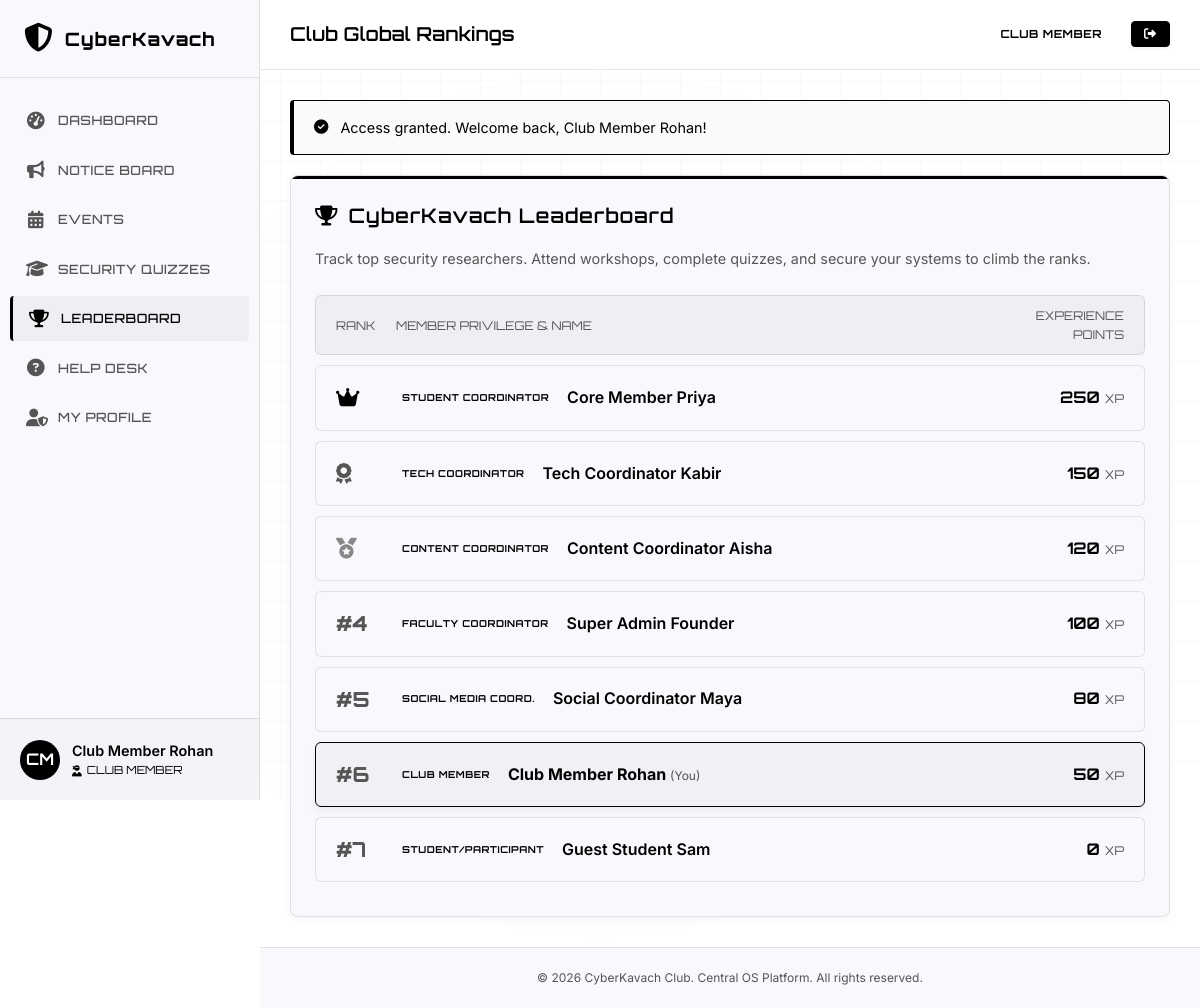
Page /leaderboard.php (signed in) on the committed database.
### tables this page shows
CREATE TABLE users (
            id INTEGER PRIMARY KEY AUTOINCREMENT,
            name TEXT NOT NULL,
            email TEXT NOT NULL UNIQUE,
            password TEXT NOT NULL,
            role TEXT NOT NULL DEFAULT 'Member',
            points INTEGER DEFAULT 0,
            status TEXT NOT NULL DEFAULT 'Pending',
            created_at DATETIME DEFAULT CURRENT_TIMESTAMP
        );

### config.php (called while the page is built, shortened)
<?php
function sanitize($data) {
    return htmlspecialchars(trim($data), ENT_QUOTES, 'UTF-8');
}
?>

### leaderboard.php (the view, shortened to what this page needs)
<?php
require_once __DIR__ . '/config.php';
require_once __DIR__ . '/db.php';
$user_id = $_SESSION['user_id'];
try {
    $stmt = $db->query("SELECT id, name, role, points, status FROM users WHERE status = 'Active' ORDER BY points DESC, name ASC");
    $rankings = $stmt->fetchAll();
} catch (PDOException $e) {
    $rankings = [];
    $all_badges = [];
}
include __DIR__ . '/includes/header.php';
?>
<div class="card">
    <h3 class="card-title text-cyan"><i class="fa-solid fa-trophy"></i> CyberKavach Leaderboard</h3>
    <p style="color:var(--text-muted); font-size:0.9rem; margin-bottom: 25px;">Track top security researchers. Attend workshops, complete quizzes, and secure your systems to climb the ranks.</p>
    <?php if (!empty($rankings)): ?>
        <div class="leaderboard-list">
            <div class="leaderboard-row" style="background: rgba(0,0,0,0.04); border-color: var(--border-glow); font-family: var(--font-heading); font-size: 0.75rem; color: var(--text-muted); padding: 10px 20px;">
                <div>RANK</div>
                <div>MEMBER PRIVILEGE & NAME</div>
                <div style="text-align: right;">EXPERIENCE POINTS</div>
            </div>
            <?php $rank = 1; foreach ($rankings as $row): ?>
                <?php $is_self = intval($row['id']) === intval($user_id); ?>
                <div class="leaderboard-row" style="<?php echo $is_self ? 'border-color: var(--color-primary); background: rgba(0, 0, 0, 0.03); box-shadow: 0 4px 8px rgba(0,0,0,0.05); font-weight: bold;' : ''; ?>">
                    <div class="leaderboard-rank leaderboard-rank-<?php echo $rank; ?>">
                        <?php if ($rank === 1): ?>
                            <i class="fa-solid fa-crown"></i>
                        <?php elseif ($rank === 2): ?>
                            <i class="fa-solid fa-award"></i>
                        <?php elseif ($rank === 3): ?>
                            <i class="fa-solid fa-medal"></i>
                        <?php else: ?>
                            #<?php echo $rank; ?>
                        <?php endif; ?>
                    </div>
                    <div style="display:flex; align-items:center; gap:12px; overflow:hidden;">
                        <span class="badge badge-<?php echo strtolower($row['role']); ?>" style="font-size:0.6rem; padding: 2px 5px;">
                            <?php echo sanitize($row['role']); ?>
                        </span>
                        <span class="leaderboard-name" style="<?php echo $is_self ? 'color: var(--color-primary); font-weight:700;' : ''; ?>" title="<?php echo sanitize($row['name']); ?>">
                            <?php echo sanitize($row['name']); ?> <?php echo $is_self ? '<span style="font-size:0.75rem; font-weight:normal; color:var(--text-muted);">(You)</span>' : ''; ?>
                        </span>
                    </div>
                    <div class="leaderboard-points">
                        <?php echo $row['points']; ?> <span style="font-size: 0.75rem; font-weight:normal; color:var(--text-muted);">XP</span>
                    </div>
                </div>
            <?php $rank++; endforeach; ?>
        </div>
    <?php else: ?>
        <p style="color:var(--text-muted); text-align:center; padding: 30px;">No rankings available. Complete assignments to get ranked.</p>
    <?php endif; ?>
</div>
<?php include __DIR__ . '/includes/footer.php'; ?>

### style.css (style rules this page uses)
:root { --bg-main: #ffffff; --bg-surface: #f7f9fc; --bg-surface-elevated: #eef2f6; --color-primary: #000000; --color-secondary: #666666; --color-accent: #000000; --color-success: #000000; --color-warning: #666666; --text-primary: #000000; --text-muted: #555555; --text-dark: #ffffff; --border-glow: rgba(0, 0, 0, 0.1); --border-glow-hover: rgba(0, 0, 0, 0.25); --font-heading: 'Orbitron', sans-serif; --font-body: 'Inter', sans-serif; --transition-fast: 0.2s cubic-bezier(0.4, 0, 0.2, 1); --transition-normal: 0.3s cubic-bezier(0.4, 0, 0.2, 1); --shadow-cyber: 0 4px 12px rgba(0, 0, 0, 0.05); --shadow-cyber-pink: 0 4px 12px rgba(0, 0, 0, 0.05); --shadow-cyber-success: 0 4px 12px rgba(0, 0, 0, 0.05); }
* { margin: 0; padding: 0; box-sizing: border-box; }
body { background-color: var(--bg-main); color: var(--text-primary); font-family: var(--font-body); line-height: 1.6; overflow-x: hidden; }
body::before { content: ''; position: fixed; top: 0; left: 0; width: 100vw; height: 100vh; background-image: linear-gradient(rgba(0, 0, 0, 0.02) 1px, transparent 1px), linear-gradient(90deg, rgba(0, 0, 0, 0.02) 1px, transparent 1px); background-size: 40px 40px; z-index: -2; pointer-events: none; }
body::after { content: ''; position: fixed; top: 50%; left: 50%; width: 120vw; height: 120vh; transform: translate(-50%, -50%); background: radial-gradient(circle, rgba(0, 0, 0, 0.01) 0%, transparent 60%); z-index: -1; pointer-events: none; }
h1, h2, h3, h4, h5, h6 { font-family: var(--font-heading); letter-spacing: 1px; margin-bottom: 0.5em; color: var(--text-primary); }
.text-cyan { color: var(--color-primary) !important; }
.card { background: var(--bg-surface); border: 1px solid var(--border-glow); border-radius: 8px; padding: 24px; box-shadow: 0 2px 10px rgba(0, 0, 0, 0.04); position: relative; overflow: hidden; transition: var(--transition-normal); }
.card::before { content: ''; position: absolute; top: 0; left: 0; width: 100%; height: 3px; background: #000000; }
.card-title { font-size: 1.25rem; font-weight: 600; margin-bottom: 15px; display: flex; align-items: center; gap: 10px; }
.badge { display: inline-block; padding: 4px 8px; border-radius: 4px; font-size: 0.7rem; font-weight: 700; text-transform: uppercase; letter-spacing: 0.5px; font-family: var(--font-heading); border: 1px solid transparent; }
.leaderboard-list { margin-top: 20px; }
.leaderboard-row { display: grid; grid-template-columns: 60px 1fr 100px; align-items: center; padding: 15px 20px; border-radius: 6px; background: var(--bg-surface); border: 1px solid var(--border-glow); margin-bottom: 10px; transition: var(--transition-fast); }
.leaderboard-rank { font-family: var(--font-heading); font-size: 1.3rem; font-weight: 800; color: var(--text-muted); }
.leaderboard-rank-1 { color: #000000; text-shadow: none; }
.leaderboard-rank-2 { color: #555555; text-shadow: none; }
.leaderboard-rank-3 { color: #888888; text-shadow: none; }
.leaderboard-name { font-weight: 600; }
.leaderboard-points { font-family: var(--font-heading); font-weight: 700; color: var(--color-primary); text-align: right; }

### rows in the picture
users: role "STUDENT COORDINATOR", name "Core Member Priya", points "250"
users: role "TECH COORDINATOR", name "Tech Coordinator Kabir", points "150"
users: role "CONTENT COORDINATOR", name "Content Coordinator Aisha", points "120"
users: role "FACULTY COORDINATOR", name "Super Admin Founder", points "100"
users: role "SOCIAL MEDIA COORD.", name "Social Coordinator Maya", points "80"
users: role "CLUB MEMBER", name "Club Member Rohan", shows "(You)", points "50"
users: role "STUDENT/PARTICIPANT", name "Guest Student Sam", points "0"

### other values in the picture
$initials "CM"
$user_name "Club Member Rohan"
$user_role "CLUB MEMBER"
$page_heading "Club Global Rankings"
get_user_role() "CLUB MEMBER"
$flash['message'] "Access granted. Welcome back, Club Member Rohan!"
